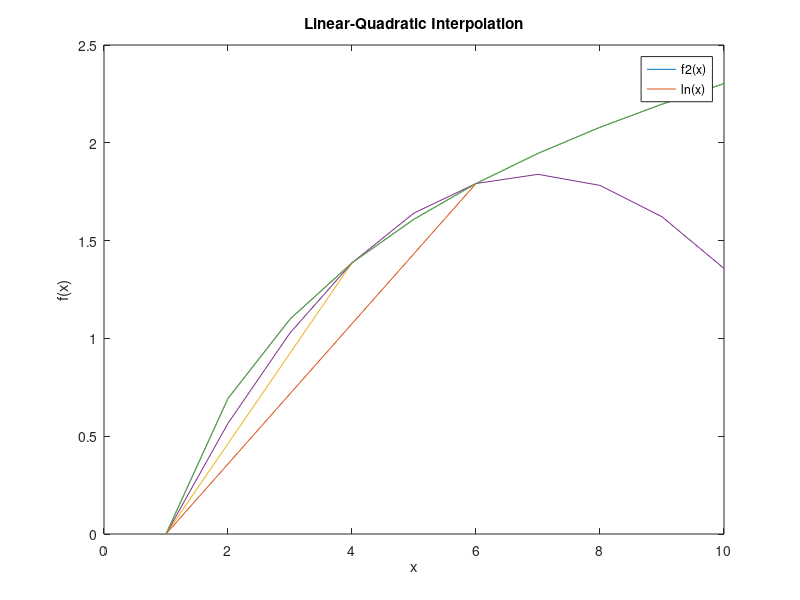

Reproduce this figure in MATLAB.
function[] = inter_lin_cuad()


%lineal interpolation
%From the book metodos numericos para ingenieros Steven C. Chapra
%pag 505

%f1(x) = f(x0) + ((f(x1) - f(x0))/(x1-x0))(x-x0)

x = 1:10;
lnx = log(x);

plot(x,lnx)
hold on

%results for x0 = 1 ,x1= 6
fx0 = lnx(1);
fx1 = lnx(6);
x0 = 1;
x1 = 6;

x = 1:.5:6;
fx = fx0 + ((fx1 - fx0)/(x1-x0))*(x-x0);
plot(x,fx)
hold on


%results for x0 = 1 ,x1= 6
fx0 = lnx(1);
fx1 = lnx(4);
x0 = 1;
x1 = 4;

x = 1:.5:4;
fx = fx0 + ((fx1 - fx0)/(x1-x0))*(x-x0);
plot(x,fx)
hold on

xlabel('x')
ylabel('f(x)')
legend('ln(x)','linear estimation 1 (1-6)','linear estimation 2 (1-4)')

%ajuste los polinomios de segundo grado a los tres puntos 
%quadratic interpolation
%From the book metodos numericos para ingenieros Steven C. Chapra
%pag 507

%x0 = xt(1);
%x1 = xt(2);
%x2 = xt(3);
%f(x0) = ft(1);
%f(x1) = ft(2);
%f(x2) = ft(3);

xt = [1,4,6];
ft = [0,1.386294,1.791759];

%b1 = (f(x1)-f(x0))/ (x1-x0)
b1 = (ft(2) - ft(1)) / (xt(2) - xt(1));

%b2 = (((f(x2)-f(x1))/(x2-x1)) - ((f(x1) - f(x0)) / (x1-x0))) / (x2-x0)
b2 = (((ft(3) - ft(2))/(xt(3) - xt(2))) - ((ft(2) - ft(2)) / (xt(3) - xt(1)))) - (xt(3) - xt(1));

%f2 = f2(x)
x = 1:10;
f2 = 0 + (0.4620981.*(x-1)) - (0.0518731.*(x-1).*(x-4));    

%f(x) = ln(x)
lnx = log(x);

plot(x,f2)
hold on
plot(x,lnx)
hold off
xlabel('x')
ylabel('f(x)')
legend('f2(x)','ln(x)')
title('Linear-Quadratic Interpolation');




end